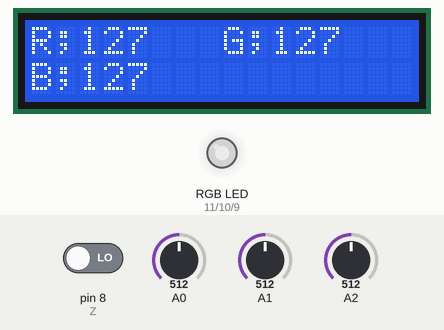
Recording of a sketch running on a simulated Arduino Uno, built with avr-gcc and run on an emulated ATmega328P. On the bench: 16×2 character LCD, an RGB LED mixed from three pins (HIGH = lit). The inputs (shaded band) are chosen by the test bench; at power-on: A0 = 512, A1 = 512, A2 = 512, pin 8 (Z) LOW. Dim RGB values are drawn brighter than linear.

Above: at 1.3 s.
1.4 s: A0 set to 716
At 2.8 s:
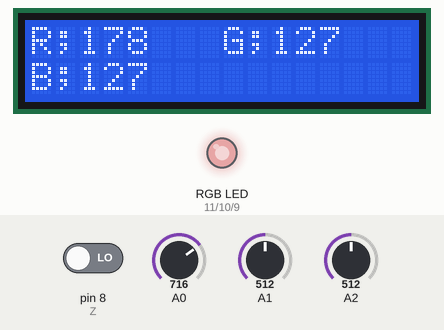
3.1 s: A1 set to 716
At 4.0 s:
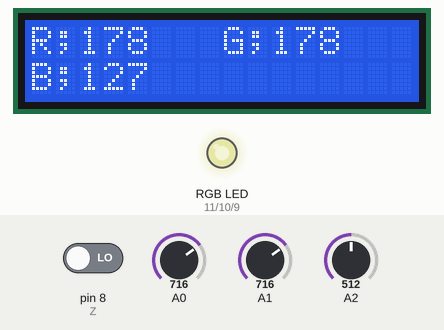
4.8 s: A2 set to 716
At 6.2 s:
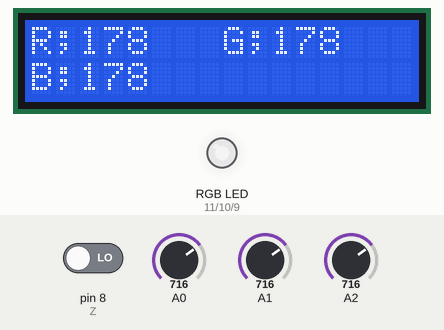
6.5 s: pin 8 (Z) driven HIGH
At 7.7 s:
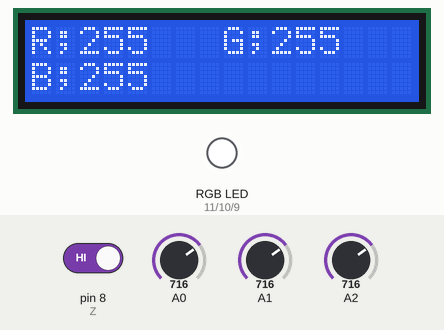
8.1 s: pin 8 (Z) driven LOW
At 8.25 s:
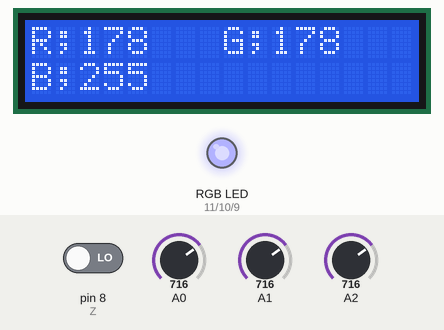
9.8 s: A0 set to 900
At 10.7 s:
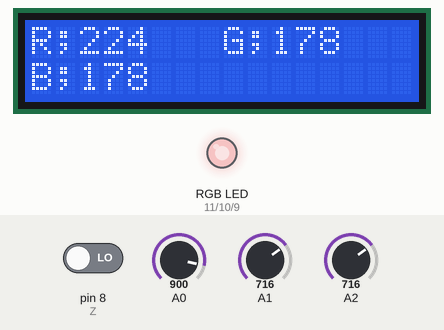
Timing chart, 0 to 12.4 s (numbered marks = the images above; inputs shaded):
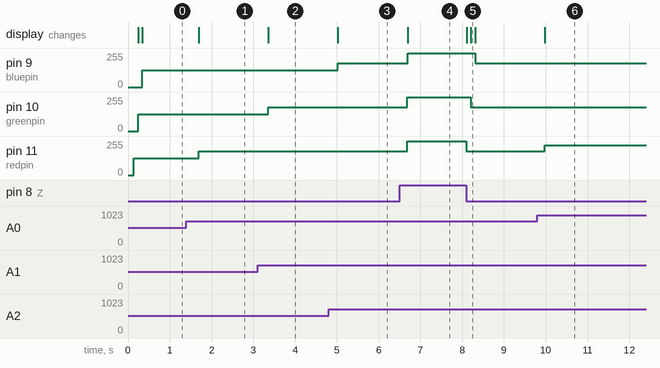

The sketch:

lesson_30.ino
```cpp
#include <Wire.h>
#include <LiquidCrystal_I2C.h>
LiquidCrystal_I2C lcd(0x27,16,2);
int redpin = 11; //select the pin for the red LED
int greenpin =10;// select the pin for the green LED
int bluepin =9; // select the pin for the blue LED
int Z =8;
int val;
int value1;
int value2;
int value3;

void setup() {
  pinMode(redpin, OUTPUT);
  pinMode(bluepin, OUTPUT);
  pinMode(greenpin, OUTPUT);
pinMode(Z, INPUT);
  lcd.init();  // initialize the lcd
  // Print a message to the LCD.
  lcd.init();
  lcd.backlight();
  lcd.setCursor(0,0);
  lcd.print("R;");
  lcd.setCursor(8,0);
  lcd.print("G;");
  lcd.setCursor(0,1);
  lcd.print("B;");
}

void loop()
{
val=digitalRead(Z);
if(val==HIGH)
{
analogWrite(redpin, 255);
  lcd.setCursor(2,0);
  lcd.print("255");
analogWrite(greenpin, 255);
  lcd.setCursor(10,0);
  lcd.print("255");
analogWrite(bluepin, 255);
  lcd.setCursor(2,1);
  lcd.print("255");
}
else
{
value1=map( analogRead(0),0,1023,0,255);
value2=map( analogRead(1),0,1023,0,255);
value3=map( analogRead(2),0,1023,0,255);
analogWrite(redpin, value1);
if(value1<10)
{
  lcd.setCursor(2,0);
  lcd.print(value1);
  lcd.setCursor(3,0);
  lcd.print("   ");
}
if((value1>=10)&&(value1<100))
{
  lcd.setCursor(2,0);
  lcd.print(value1);
  lcd.setCursor(4,0);
  lcd.print("  ");
}
if(value1>=100)
{
  lcd.setCursor(2,0);
  lcd.print(value1);
}
delay(100);
analogWrite(greenpin, value2);
if(value2<10)
{
  lcd.setCursor(10,0);
  lcd.print(value2);
  lcd.setCursor(11,0);
  lcd.print("   ");
}
if((value2>=10)&&(value2<100))
{
  lcd.setCursor(10,0);
  lcd.print(value2);
  lcd.setCursor(12,0);
  lcd.print("  ");
}
if(value2>=100)
{
  lcd.setCursor(10,0);
  lcd.print(value2);
}
delay(100);
analogWrite(bluepin, value3);
if(value3<10)
{
  lcd.setCursor(2,1);
  lcd.print(value3);
  lcd.setCursor(3,1);
  lcd.print("   ");
}
if((value3>=10)&&(value3<100))
{
  lcd.setCursor(2,1);
  lcd.print(value3);
  lcd.setCursor(4,1);
  lcd.print("  ");
}
if(value3>=100)
{
  lcd.setCursor(2,1);
  lcd.print(value3);
}
delay(100);
}
}
```

Measured:
- after the input at 1.4 s, pin 11 (redpin): 127/255 → 178/255 after 0.30 s; the display: changes after 0.30 s (image 1)
- after the input at 3.1 s, pin 10 (greenpin): 127/255 → 178/255 after 0.26 s; the display: changes after 0.26 s (image 2)
- after the input at 4.8 s, pin 9 (bluepin): 127/255 → 178/255 after 0.22 s; the display: changes after 0.22 s (image 3)
- after the input at 6.5 s, pin 9 (bluepin), pin 10 (greenpin): 178/255 → 255/255 after 0.19 s; pin 11 (redpin): 178/255 → 255/255 after 0.18 s; the display: changes after 0.19 s (image 4)
- after the input at 8.1 s, pin 9 (bluepin): 255/255 → 178/255 after 0.21 s; pin 10 (greenpin): 255/255 → 178/255 after 0.10 s; pin 11 (redpin): 255/255 → 178/255 at once; the display: first changes at once (image 5 shows a later state)
- after the input at 9.8 s, pin 11 (redpin): 178/255 → 224/255 after 0.17 s; the display: changes after 0.18 s (image 6)
